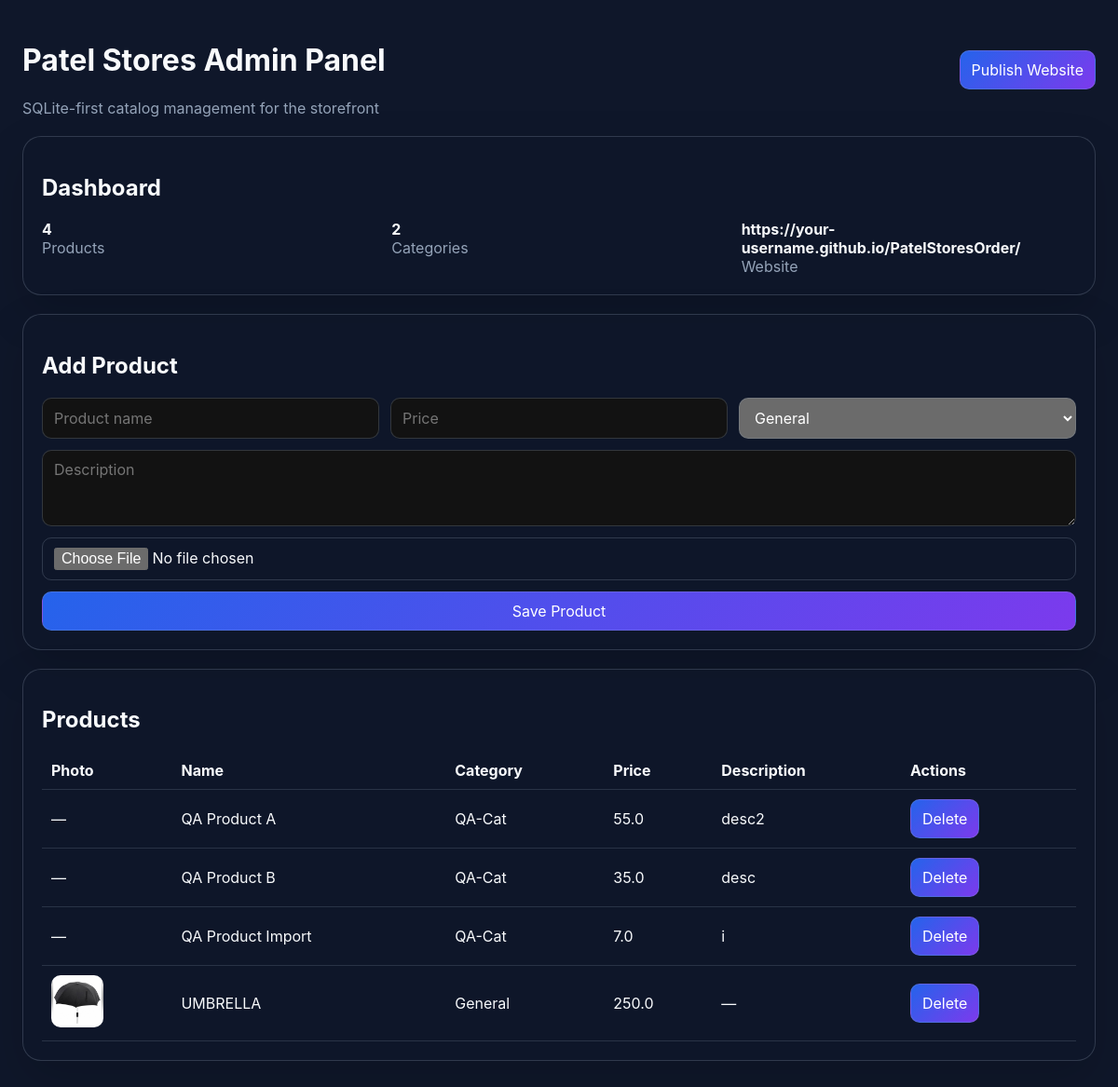
Before: / with the older database file.
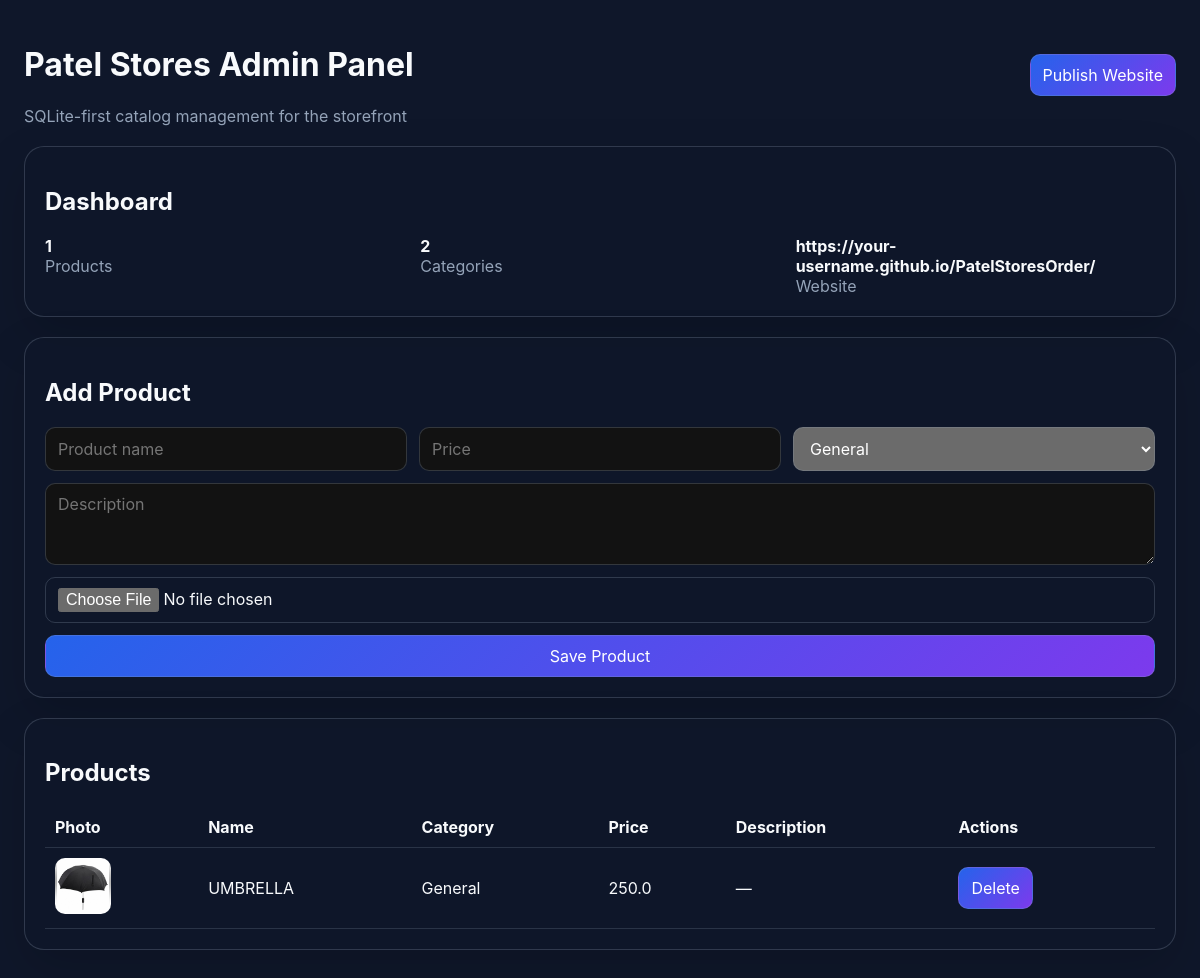
After: the same page with the newer database file.
### tables this page shows
CREATE TABLE settings (
                id INTEGER PRIMARY KEY AUTOINCREMENT,
                github_repo TEXT,
                branch TEXT,
                website_url TEXT,
                images_folder TEXT,
                backup_folder TEXT
            , commit_message TEXT DEFAULT "Update catalog", website_folder TEXT DEFAULT ".", database_path TEXT DEFAULT "patelstores.db", theme TEXT DEFAULT "dark");

CREATE TABLE products (
                id INTEGER PRIMARY KEY AUTOINCREMENT,
                product_name TEXT,
                category TEXT,
                price REAL,
                description TEXT,
                image TEXT,
                created_at TEXT,
                updated_at TEXT
            , purchase_price REAL DEFAULT 0, selling_price REAL DEFAULT 0, wholesale_price REAL DEFAULT 0, barcode TEXT DEFAULT "", gst REAL DEFAULT 0, hsn TEXT DEFAULT "", stock REAL DEFAULT 0, min_stock REAL DEFAULT 0);

### admin/app.py (the view)
@app.route('/')
def index():
    return render_template('index.html', products=list_products(), categories=list_categories(), settings=get_settings())

### admin/database/db.py (called while the page is built)
def get_connection():
    connection = sqlite3.connect(DB_PATH)
    connection.row_factory = sqlite3.Row
    return connection

### admin/services/catalog.py (called while the page is built)
def normalize_image_value(image_value: Optional[str]) -> str:
    if not image_value:
        return ''
    path = str(image_value).strip()
    if path.startswith('images/'):
        path = path.split('/', 1)[1]
    return Path(path).name

def get_catalog_image_path(image_value: Optional[str]) -> str:
    file_name = normalize_image_value(image_value)
    if not file_name:
        return 'images/placeholder.png'
    return f'images/{file_name}'

def _row_to_product(row) -> Dict:
    product = dict(row)
    product['image_path'] = get_catalog_image_path(product.get('image'))
    return product

def list_categories(search: str = '') -> List[Dict]:
    connection = get_connection()
    try:
        if search:
            rows = connection.execute(
                'SELECT * FROM categories WHERE category_name LIKE ? ORDER BY category_name COLLATE NOCASE ASC',
                (f'%{search}%',),
            ).fetchall()
        else:
            rows = connection.execute(
                'SELECT * FROM categories ORDER BY category_name COLLATE NOCASE ASC'
            ).fetchall()
        return [dict(row) for row in rows]
    finally:
        connection.close()

def get_settings() -> Dict:
    connection = get_connection()
    try:
        row = connection.execute('SELECT * FROM settings ORDER BY id DESC LIMIT 1').fetchone()
        if row:
            return dict(row)
        return {}
    finally:
        connection.close()

### admin/templates/index.html (shortened to what this page needs)
<!doctype html>
<html lang="en">
  <head>
  </head>
  <body>
    <div class="container">
      <div class="topbar">
        <div>
          <h1>Patel Stores Admin Panel</h1>
          <div class="muted">SQLite-first catalog management for the storefront</div>
        </div>
        <button onclick="window.location='/publish'">Publish Website</button>
      </div>
      <div class="card">
        <h2>Dashboard</h2>
        <div class="grid">
          <div><strong>{{ products|length }}</strong><div class="muted">Products</div></div>
          <div><strong>{{ categories|length }}</strong><div class="muted">Categories</div></div>
          <div><strong>{{ settings.get('website_url', '') or 'Not set' }}</strong><div class="muted">Website</div></div>
        </div>
      </div>
      <div class="card">
        <h2>Add Product</h2>
        <form action="/api/products" method="post" enctype="multipart/form-data">
          <div class="row">
            <input name="product_name" placeholder="Product name" required>
            <input name="price" type="number" step="0.01" placeholder="Price" required>
            <select name="category">
              {% for category in categories %}
              <option value="{{ category.category_name }}">{{ category.category_name }}</option>
              {% endfor %}
            </select>
          </div>
          <textarea name="description" rows="3" placeholder="Description"></textarea>
          <input type="file" name="image" accept="image/*">
          <button type="submit">Save Product</button>
        </form>
      </div>
      <div class="card">
        <h2>Products</h2>
        <table>
          <thead>
            <tr><th>Photo</th><th>Name</th><th>Category</th><th>Price</th><th>Description</th><th>Actions</th></tr>
          </thead>
          <tbody>
            {% for product in products %}
            <tr>
              <td>{% if product.image %}<img src="/{{ product.image }}" alt="" style="width:56px;height:56px;object-fit:cover;border-radius:10px;">{% else %}—{% endif %}</td>
              <td>{{ product.product_name }}</td>
              <td>{{ product.category }}</td>
              <td>{{ product.price }}</td>
              <td>{{ product.description or '—' }}</td>
              <td class="actions">
                <button onclick="fetch('/api/products/{{ product.id }}', {method:'DELETE'}).then(() => location.reload())">Delete</button>
              </td>
            </tr>
            {% endfor %}
          </tbody>
        </table>
      </div>
    </div>
  </body>
</html>

### admin/templates/index.html (style rules this page uses)
:root { color-scheme: dark; font-family: Inter, Segoe UI, sans-serif; }
body { margin: 0; background: #0f172a; color: #f8fafc; }
.container { max-width: 1200px; margin: 0 auto; padding: 24px; }
.card { background: rgba(15,23,42,.9); border: 1px solid rgba(148,163,184,.25); border-radius: 20px; padding: 20px; box-shadow: 0 20px 50px rgba(0,0,0,.15); margin-bottom: 20px; }
.topbar { display: flex; justify-content: space-between; align-items: center; margin-bottom: 20px; }
button, input, select, textarea { font: inherit; border-radius: 10px; border: 1px solid rgba(148,163,184,.25); padding: 10px 12px; }
button { background: linear-gradient(135deg, #2563eb, #7c3aed); color: white; cursor: pointer; }
.grid { display: grid; gap: 16px; grid-template-columns: repeat(auto-fit, minmax(240px, 1fr)); }
table { width: 100%; border-collapse: collapse; }
th, td { text-align: left; padding: 10px; border-bottom: 1px solid rgba(148,163,184,.2); }
.muted { color: #94a3b8; }
.actions button { margin-right: 8px; }
form { display: grid; gap: 12px; }
.row { display: grid; gap: 12px; grid-template-columns: repeat(auto-fit, minmax(180px, 1fr)); }

Changed rows visible on the page:
removed products: product_name "QA Product A", category "QA-Cat", price "55.0", description "desc2"
removed products: product_name "QA Product B", category "QA-Cat", price "35.0", description "desc"
removed products: product_name "QA Product Import", category "QA-Cat", price "7.0", description "i"
Other visible differences:
{{ products|length }}: "4" → "1"
